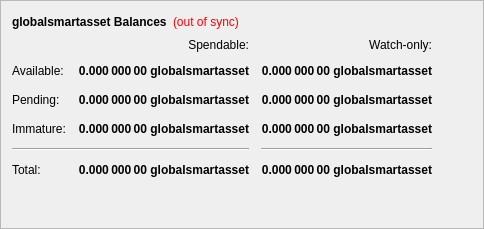
        <widget class="QFrame" name="frame">
         <property name="frameShape">
          <enum>QFrame::StyledPanel</enum>
         </property>
         <property name="frameShadow">
          <enum>QFrame::Raised</enum>
         </property>
         <layout class="QVBoxLayout" name="verticalLayout_4">
          <item>
           <layout class="QHBoxLayout" name="horizontalLayout_4">
            <item>
             <widget class="QLabel" name="label_5">
              <property name="font">
               <font>
                <weight>75</weight>
                <bold>true</bold>
               </font>
              </property>
              <property name="text">
               <string>globalsmartasset Balances</string>
              </property>
             </widget>
            </item>
            <item>
             <widget class="QLabel" name="labelWalletStatus">
              <property name="cursor">
               <cursorShape>WhatsThisCursor</cursorShape>
              </property>
              <property name="toolTip">
               <string>The displayed information may be out of date. Your wallet automatically synchronizes with the globalsmartasset network after a connection is established, but this process has not completed yet.</string>
              </property>
              <property name="styleSheet">
               <string notr="true">QLabel { color: red; }</string>
              </property>
              <property name="text">
               <string notr="true">(out of sync)</string>
              </property>
              <property name="alignment">
               <set>Qt::AlignLeading|Qt::AlignLeft|Qt::AlignVCenter</set>
              </property>
             </widget>
            </item>
            <item>
             <spacer name="horizontalSpacer_3">
              <property name="orientation">
               <enum>Qt::Horizontal</enum>
              </property>
              <property name="sizeHint" stdset="0">
               <size>
                <width>40</width>
                <height>20</height>
               </size>
              </property>
             </spacer>
            </item>
           </layout>
          </item>
          <item>
           <layout class="QGridLayout" name="gridLayout">
            <property name="spacing">
             <number>12</number>
            </property>
            <item row="2" column="2">
             <widget class="QLabel" name="labelWatchPending">
              <property name="font">
               <font>
                <weight>75</weight>
                <bold>true</bold>
               </font>
              </property>
              <property name="cursor">
               <cursorShape>IBeamCursor</cursorShape>
              </property>
              <property name="toolTip">
               <string>Unconfirmed transactions to watch-only addresses</string>
              </property>
              <property name="text">
               <string notr="true">0.000 000 00 globalsmartasset</string>
              </property>
              <property name="alignment">
               <set>Qt::AlignRight|Qt::AlignTrailing|Qt::AlignVCenter</set>
              </property>
              <property name="textInteractionFlags">
               <set>Qt::LinksAccessibleByMouse|Qt::TextSelectableByKeyboard|Qt::TextSelectableByMouse</set>
              </property>
             </widget>
            </item>
            <item row="2" column="1">
             <widget class="QLabel" name="labelUnconfirmed">
              <property name="font">
               <font>
                <weight>75</weight>
                <bold>true</bold>
               </font>
              </property>
              <property name="cursor">
               <cursorShape>IBeamCursor</cursorShape>
              </property>
              <property name="toolTip">
               <string>Total of transactions that have yet to be confirmed, and do not yet count toward the spendable balance</string>
              </property>
              <property name="text">
               <string notr="true">0.000 000 00 globalsmartasset</string>
              </property>
              <property name="alignment">
               <set>Qt::AlignRight|Qt::AlignTrailing|Qt::AlignVCenter</set>
              </property>
              <property name="textInteractionFlags">
               <set>Qt::LinksAccessibleByMouse|Qt::TextSelectableByKeyboard|Qt::TextSelectableByMouse</set>
              </property>
             </widget>
            </item>
            <item row="3" column="2">
             <widget class="QLabel" name="labelWatchImmature">
              <property name="font">
               <font>
                <weight>75</weight>
                <bold>true</bold>
               </font>
              </property>
              <property name="cursor">
               <cursorShape>IBeamCursor</cursorShape>
              </property>
              <property name="toolTip">
               <string>Staked or masternode rewards in watch-only addresses that has not yet matured</string>
              </property>
              <property name="text">
               <string notr="true">0.000 000 00 globalsmartasset</string>
              </property>
              <property name="alignment">
               <set>Qt::AlignRight|Qt::AlignTrailing|Qt::AlignVCenter</set>
              </property>
              <property name="textInteractionFlags">
               <set>Qt::LinksAccessibleByMouse|Qt::TextSelectableByKeyboard|Qt::TextSelectableByMouse</set>
              </property>
             </widget>
            </item>
            <item row="4" column="0" colspan="2">
             <widget class="Line" name="lineSpendableBalance">
              <property name="orientation">
               <enum>Qt::Horizontal</enum>
              </property>
             </widget>
            </item>
            <item row="4" column="2">
             <widget class="Line" name="lineWatchBalance">
              <property name="sizePolicy">
               <sizepolicy hsizetype="Preferred" vsizetype="Fixed">
                <horstretch>0</horstretch>
                <verstretch>0</verstretch>
               </sizepolicy>
              </property>
              <property name="minimumSize">
               <size>
                <width>140</width>
                <height>0</height>
               </size>
              </property>
              <property name="orientation">
               <enum>Qt::Horizontal</enum>
              </property>
             </widget>
            </item>
            <item row="5" column="0">
             <widget class="QLabel" name="labelTotalText">
              <property name="text">
               <string>Total:</string>
              </property>
             </widget>
            </item>
            <item row="3" column="1">
             <widget class="QLabel" name="labelImmature">
              <property name="font">
               <font>
                <weight>75</weight>
                <bold>true</bold>
               </font>
              </property>
              <property name="cursor">
               <cursorShape>IBeamCursor</cursorShape>
              </property>
              <property name="toolTip">
               <string>Staked or masternode rewards that has not yet matured</string>
              </property>
              <property name="text">
               <string notr="true">0.000 000 00 globalsmartasset</string>
              </property>
              <property name="alignment">
               <set>Qt::AlignRight|Qt::AlignTrailing|Qt::AlignVCenter</set>
              </property>
              <property name="textInteractionFlags">
               <set>Qt::LinksAccessibleByMouse|Qt::TextSelectableByKeyboard|Qt::TextSelectableByMouse</set>
              </property>
             </widget>
            </item>
            <item row="2" column="3">
             <spacer name="horizontalSpacer_2">
              <property name="orientation">
               <enum>Qt::Horizontal</enum>
              </property>
              <property name="sizeHint" stdset="0">
               <size>
                <width>40</width>
                <height>20</height>
               </size>
              </property>
             </spacer>
            </item>
            <item row="3" column="0">
             <widget class="QLabel" name="labelImmatureText">
              <property name="text">
               <string>Immature:</string>
              </property>
             </widget>
            </item>
            <item row="5" column="1">
             <widget class="QLabel" name="labelTotal">
              <property name="font">
               <font>
                <weight>75</weight>
                <bold>true</bold>
               </font>
              </property>
              <property name="cursor">
               <cursorShape>IBeamCursor</cursorShape>
              </property>
              <property name="toolTip">
               <string>Your current total balance</string>
              </property>
              <property name="text">
               <string notr="true">0.000 000 00 globalsmartasset</string>
              </property>
              <property name="alignment">
               <set>Qt::AlignRight|Qt::AlignTrailing|Qt::AlignVCenter</set>
              </property>
              <property name="textInteractionFlags">
               <set>Qt::LinksAccessibleByMouse|Qt::TextSelectableByKeyboard|Qt::TextSelectableByMouse</set>
              </property>
             </widget>
            </item>
            <item row="5" column="2">
             <widget class="QLabel" name="labelWatchTotal">
              <property name="font">
               <font>
                <weight>75</weight>
                <bold>true</bold>
               </font>
              </property>
              <property name="cursor">
               <cursorShape>IBeamCursor</cursorShape>
              </property>
              <property name="toolTip">
               <string>Current total balance in watch-only addresses</string>
              </property>
              <property name="text">
               <string notr="true">0.000 000 00 globalsmartasset</string>
              </property>
              <property name="alignment">
               <set>Qt::AlignRight|Qt::AlignTrailing|Qt::AlignVCenter</set>
              </property>
              <property name="textInteractionFlags">
               <set>Qt::LinksAccessibleByMouse|Qt::TextSelectableByKeyboard|Qt::TextSelectableByMouse</set>
              </property>
             </widget>
            </item>
            <item row="0" column="2">
             <widget class="QLabel" name="labelWatchonly">
              <property name="text">
               <string>Watch-only:</string>
              </property>
              <property name="alignment">
               <set>Qt::AlignRight|Qt::AlignTrailing|Qt::AlignVCenter</set>
              </property>
             </widget>
            </item>
            <item row="1" column="0">
             <widget class="QLabel" name="labelBalanceText">
              <property name="text">
               <string>Available:</string>
              </property>
             </widget>
            </item>
            <item row="1" column="1">
             <widget class="QLabel" name="labelBalance">
              <property name="font">
               <font>
                <weight>75</weight>
                <bold>true</bold>
               </font>
              </property>
              <property name="cursor">
               <cursorShape>IBeamCursor</cursorShape>
              </property>
              <property name="toolTip">
               <string>Your current spendable balance</string>
              </property>
              <property name="text">
               <string notr="true">0.000 000 00 globalsmartasset</string>
              </property>
              <property name="alignment">
               <set>Qt::AlignRight|Qt::AlignTrailing|Qt::AlignVCenter</set>
              </property>
              <property name="textInteractionFlags">
               <set>Qt::LinksAccessibleByMouse|Qt::TextSelectableByKeyboard|Qt::TextSelectableByMouse</set>
              </property>
             </widget>
            </item>
            <item row="1" column="2">
             <widget class="QLabel" name="labelWatchAvailable">
              <property name="font">
               <font>
                <weight>75</weight>
                <bold>true</bold>
               </font>
              </property>
              <property name="cursor">
               <cursorShape>IBeamCursor</cursorShape>
              </property>
              <property name="toolTip">
               <string>Your current balance in watch-only addresses</string>
              </property>
              <property name="text">
               <string notr="true">0.000 000 00 globalsmartasset</string>
              </property>
              <property name="alignment">
               <set>Qt::AlignRight|Qt::AlignTrailing|Qt::AlignVCenter</set>
              </property>
              <property name="textInteractionFlags">
               <set>Qt::LinksAccessibleByMouse|Qt::TextSelectableByKeyboard|Qt::TextSelectableByMouse</set>
              </property>
             </widget>
            </item>
            <item row="2" column="0">
             <widget class="QLabel" name="labelPendingText">
              <property name="text">
               <string>Pending:</string>
              </property>
             </widget>
            </item>
            <item row="0" column="1">
             <widget class="QLabel" name="labelSpendable">
              <property name="text">
               <string>Spendable:</string>
              </property>
              <property name="alignment">
               <set>Qt::AlignRight|Qt::AlignTrailing|Qt::AlignVCenter</set>
              </property>
             </widget>
            </item>
           </layout>
          </item>
          <item>
           <spacer name="verticalSpacer_4">
            <property name="orientation">
             <enum>Qt::Vertical</enum>
            </property>
            <property name="sizeHint" stdset="0">
             <size>
              <width>20</width>
              <height>40</height>
             </size>
            </property>
           </spacer>
          </item>
         </layout>
        </widget>
